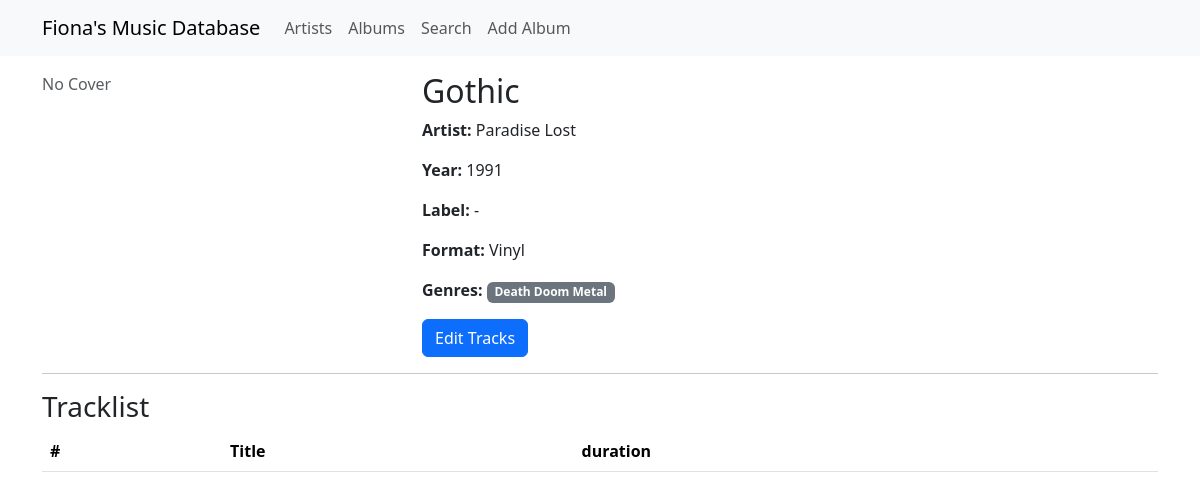
Screenshot of /album_details/2 with the database file from the repository.
### app/models.py (models this page shows)
class Albums(db.Model):
    __tablename__ = "albums"
    id: so.Mapped[int] = so.mapped_column(primary_key=True)
    artist_id: so.Mapped[int] = so.mapped_column(sa.ForeignKey(Artists.id), index=True)
    discogs_id: so.Mapped[Optional[int]] = so.mapped_column(sa.Integer, unique=True)
    title: so.Mapped[str] = so.mapped_column(sa.String(64), index=True)
    year: so.Mapped[Optional[int]] = so.mapped_column(sa.Integer)
    format: so.Mapped[FormatEnum] = so.mapped_column(
        sa.Enum(FormatEnum, name="format_enum")
    )
    label: so.Mapped[Optional[str]] = so.mapped_column(sa.String(64))
    cover_path: so.Mapped[Optional[str]] = so.mapped_column(sa.String(128))
    notes: so.Mapped[Optional[str]] = so.mapped_column(sa.String(256))
    artist: so.Mapped["Artists"] = so.relationship(back_populates="albums")
    tracks: so.Mapped[list["Tracks"]] = so.relationship(
        back_populates="album", cascade="all, delete-orphan"
    )
    genres: so.Mapped[list["Genres"]] = so.relationship(
        secondary=album_genres, back_populates="albums"
    )

class Artists(db.Model):
    __tablename__ = "artists"
    id: so.Mapped[int] = so.mapped_column(primary_key=True)
    name: so.Mapped[str] = so.mapped_column(sa.String(128), index=True, unique=True)
    country: so.Mapped[Optional[str]] = so.mapped_column(sa.String(64))
    year_of_founding: so.Mapped[Optional[int]] = so.mapped_column(
        sa.Integer, index=True
    )
    notes: so.Mapped[Optional[str]] = so.mapped_column(sa.String(256))
    albums: so.Mapped[list["Albums"]] = so.relationship(back_populates="artist")

class Genres(db.Model):
    __tablename__ = "genres"
    id: so.Mapped[int] = so.mapped_column(primary_key=True)
    name: so.Mapped[str] = so.mapped_column(sa.String(32), index=True, unique=True)
    albums: so.Mapped[list["Albums"]] = so.relationship(
        secondary=album_genres, back_populates="genres"
    )

### app/main/routes.py (the view)
@bp.route("/album_details/<int:album_id>", methods=["GET"])
def album_details(album_id):
    album = (
        db.session.query(Albums)
        .options(
            selectinload(Albums.artist),
            selectinload(Albums.genres),
            selectinload(Albums.tracks),
        )
        .filter_by(id=album_id)
        .first()
    )
    if not album:
        flash("Album not found.")
        return redirect(url_for("main.albums"))
    tracks = sorted(album.tracks, key=lambda t: t.track_number or 0)
    return render_template(
        "album_details.html", title=album.title, album=album, tracks=tracks
    )

### app/templates/album_details.html (shortened to what this page needs)
{% extends "base.html" %} {% block content %}
<div class="row">
  <div class="col-md-4">
    {% if album.cover_path %}
    <img
      src="{{ url_for('static', filename=album.cover_path) }}"
      class="img-fluid"
    />
    {% else %}
    <div class="text-muted">No Cover</div>
    {% endif %}
  </div>
  <div class="col-md-8">
    <h2>{{ album.title }}</h2>
    <p><strong>Artist: </strong>{{ album.artist.name }}</p>
    <p><strong>Year: </strong>{{ album.year or "-" }}</p>
    <p><strong>Label: </strong>{{ album.label or "-" }}</p>
    <p><strong>Format: </strong>{{ album.format.value.capitalize() }}</p>
    <p>
      <strong>Genres:</strong>
      {% for genre in album.genres %}
      <span class="badge bg-secondary">{{ genre.name }}</span>
      {% endfor %}
    </p>
    <a
      href="{{ url_for('main.edit_tracks', album_id=album.id) }}"
      class="btn btn-primary"
      >Edit Tracks</a
    >
  </div>
</div>
<hr />
<h3>Tracklist</h3>
<table class="table">
  <thead>
    <tr>
      <th>#</th>
      <th>Title</th>
      <th>duration</th>
    </tr>
  </thead>
</table>
{% endblock %}

### rows the page displays
Albums: title "Gothic", year "1991", label "-", format.value "Vinyl"
Artists: artist.name "Paradise Lost"
Genres: name "Death Doom Metal"
